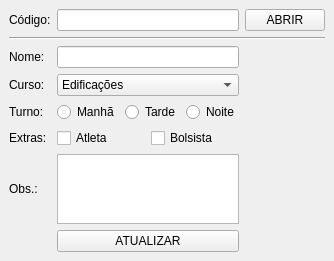
<?xml version="1.0" encoding="UTF-8"?>
<ui version="4.0">
 <class>MainWindow</class>
 <widget class="QMainWindow" name="MainWindow">
  <property name="geometry">
   <rect>
    <x>0</x>
    <y>0</y>
    <width>329</width>
    <height>258</height>
   </rect>
  </property>
  <property name="windowTitle">
   <string>Alteração de Dados</string>
  </property>
  <widget class="QWidget" name="centralwidget">
   <layout class="QGridLayout" name="gridLayout">
    <item row="0" column="0">
     <widget class="QLabel" name="label_codigo">
      <property name="text">
       <string>Código:</string>
      </property>
     </widget>
    </item>
    <item row="0" column="2">
     <widget class="QPushButton" name="pushButton_abrir">
      <property name="text">
       <string>ABRIR</string>
      </property>
     </widget>
    </item>
    <item row="0" column="1">
     <widget class="QLineEdit" name="lineEdit_codigo"/>
    </item>
    <item row="2" column="0">
     <widget class="QLabel" name="label_nome">
      <property name="text">
       <string>Nome:</string>
      </property>
     </widget>
    </item>
    <item row="3" column="0">
     <widget class="QLabel" name="label_curso">
      <property name="text">
       <string>Curso:</string>
      </property>
     </widget>
    </item>
    <item row="1" column="0" colspan="3">
     <widget class="Line" name="line">
      <property name="orientation">
       <enum>Qt::Horizontal</enum>
      </property>
     </widget>
    </item>
    <item row="4" column="0">
     <widget class="QLabel" name="label_turno">
      <property name="text">
       <string>Turno:</string>
      </property>
     </widget>
    </item>
    <item row="6" column="0">
     <widget class="QLabel" name="label_obs">
      <property name="text">
       <string>Obs.:</string>
      </property>
     </widget>
    </item>
    <item row="5" column="0">
     <widget class="QLabel" name="label_extras">
      <property name="text">
       <string>Extras:</string>
      </property>
     </widget>
    </item>
    <item row="4" column="1">
     <layout class="QHBoxLayout" name="horizontalLayout">
      <item>
       <widget class="QRadioButton" name="radioButton_manha">
        <property name="text">
         <string>Manhã</string>
        </property>
       </widget>
      </item>
      <item>
       <widget class="QRadioButton" name="radioButton_tarde">
        <property name="text">
         <string>Tarde</string>
        </property>
       </widget>
      </item>
      <item>
       <widget class="QRadioButton" name="radioButton_noite">
        <property name="text">
         <string>Noite</string>
        </property>
       </widget>
      </item>
     </layout>
    </item>
    <item row="5" column="1">
     <layout class="QHBoxLayout" name="horizontalLayout_2">
      <item>
       <widget class="QCheckBox" name="checkBox_atleta">
        <property name="text">
         <string>Atleta</string>
        </property>
       </widget>
      </item>
      <item>
       <widget class="QCheckBox" name="checkBox_bolsista">
        <property name="text">
         <string>Bolsista</string>
        </property>
       </widget>
      </item>
     </layout>
    </item>
    <item row="2" column="1">
     <widget class="QLineEdit" name="lineEdit_nome"/>
    </item>
    <item row="3" column="1">
     <widget class="QComboBox" name="comboBox_curso">
      <item>
       <property name="text">
        <string>Edificações</string>
       </property>
      </item>
      <item>
       <property name="text">
        <string>Eletrotécnica</string>
       </property>
      </item>
      <item>
       <property name="text">
        <string>Informática</string>
       </property>
      </item>
      <item>
       <property name="text">
        <string>Mecânica</string>
       </property>
      </item>
     </widget>
    </item>
    <item row="6" column="1">
     <widget class="QPlainTextEdit" name="plainTextEdit_obs"/>
    </item>
    <item row="7" column="1">
     <widget class="QPushButton" name="pushButton_atualizar">
      <property name="text">
       <string>ATUALIZAR</string>
      </property>
     </widget>
    </item>
   </layout>
  </widget>
 </widget>
 <resources/>
 <connections/>
</ui>
